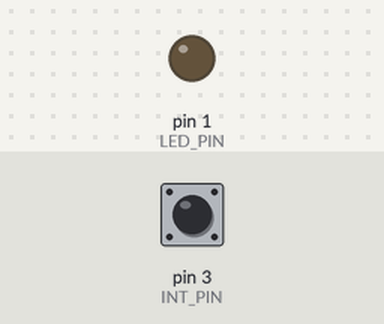
Recording of a sketch running on a simulated Arduino Uno, built with avr-gcc and run on an emulated ATmega328P. On the bench: output pins drawn as LEDs (lit = HIGH). Dashed ring = blinking. Inputs (shaded band) come from the test bench; at power-on: pin 3 (INT_PIN) HIGH.

Above: at 1.2 s.
1.3 s: pin 3 (INT_PIN) pulled LOW for 0.15 s
At 2.1 s:
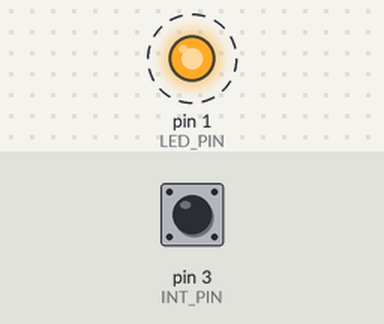
Timing chart, 0 to 10.4 s (numbered marks = the images above; inputs shaded):
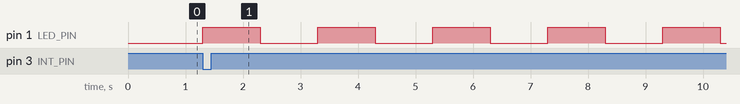

The sketch:

Lab_WK9_1.ino
```cpp
#define LED_PIN 1
#define INT_PIN 3
int c=0;

void setup()
{
  pinMode(LED_PIN,OUTPUT);
  pinMode(INT_PIN,INPUT_PULLUP);
  attachInterrupt(digitalPinToInterrupt(INT_PIN),ISR_Callback,FALLING);

}
void loop()
{
  if(c==1)
  {
    digitalWrite(LED_PIN,HIGH);
    delay(1000);
    digitalWrite(LED_PIN,LOW);
    delay(1000);
  }
  else if(c==2)
  {
    digitalWrite(LED_PIN,HIGH);
    delay(2000);
    digitalWrite(LED_PIN,LOW);
    delay(2000);
  }
  else if(c==3)
  {
    digitalWrite(LED_PIN,HIGH);
    delay(3000);
    digitalWrite(LED_PIN,LOW);
    delay(3000);
  }
}
void ISR_Callback()
{
  c++;
}
```

Measured:
- after the input at 1.3 s, pin 1 (LED_PIN): alternates HIGH for 1.0 s and LOW for 1.0 s, starting at once
